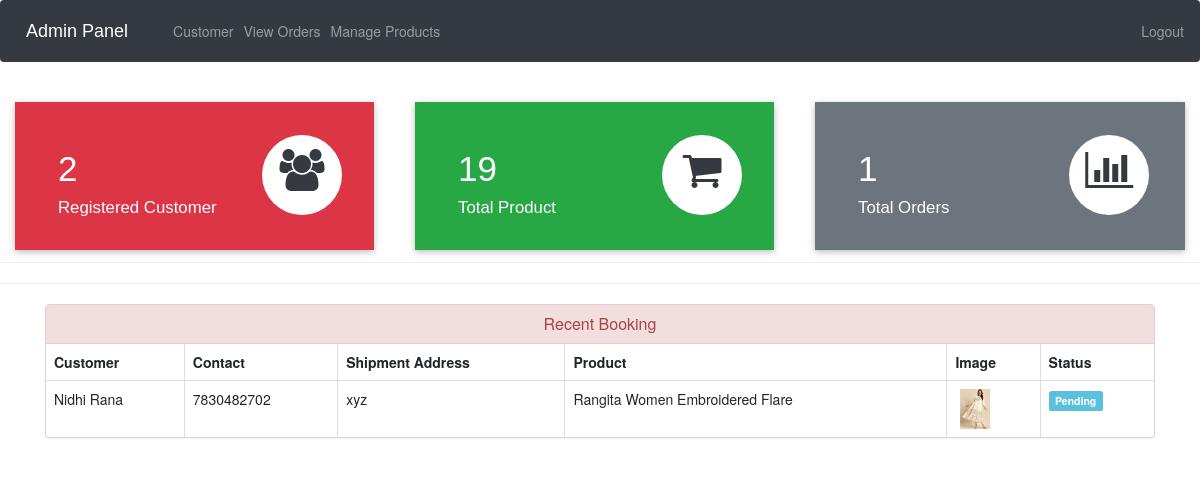
Page /admin-dashboard (signed in) on the committed database.
### ecom/models.py (models this page shows, shortened)
class Customer(models.Model):
    user=models.OneToOneField(User,on_delete=models.CASCADE)
    profile_pic= models.ImageField(upload_to='profile_pic/CustomerProfilePic/',null=True,blank=True)
    address = models.CharField(max_length=40)
    mobile = models.CharField(max_length=20,null=False)
    @property
    def get_name(self):
        return self.user.first_name+" "+self.user.last_name

class Orders(models.Model):
    STATUS =(
        ('Pending','Pending'),
        ('Order Confirmed','Order Confirmed'),
        ('Out for Delivery','Out for Delivery'),
        ('Delivered','Delivered'),
    )
    customer=models.ForeignKey('Customer', on_delete=models.CASCADE,null=True)
    product=models.ForeignKey('Product',on_delete=models.CASCADE,null=True)
    email = models.CharField(max_length=50,null=True)
    address = models.CharField(max_length=500,null=True)
    mobile = models.CharField(max_length=20,null=True)
    order_date= models.DateField(auto_now_add=True,null=True)
    status=models.CharField(max_length=50,null=True,choices=STATUS)

class Product(models.Model):
    name=models.CharField(max_length=40)
    product_image= models.ImageField(upload_to='product_image/',null=True,blank=True)
    price = models.PositiveIntegerField()
    description=models.CharField(max_length=40)

### ecom/views.py (the view)
# urls.py: path('admin-dashboard', views.admin_dashboard_view,name='admin-dashboard'),
@login_required(login_url='adminlogin')
def admin_dashboard_view(request):
    customercount=models.Customer.objects.all().count()
    productcount=models.Product.objects.all().count()
    ordercount=models.Orders.objects.all().count()
    orders=models.Orders.objects.all()
    ordered_products=[]
    ordered_bys=[]
    for order in orders:
        ordered_product=models.Product.objects.all().filter(id=order.product.id)
        ordered_by=models.Customer.objects.all().filter(id = order.customer.id)
        ordered_products.append(ordered_product)
        ordered_bys.append(ordered_by)
    mydict={
    'customercount':customercount,
    'productcount':productcount,
    'ordercount':ordercount,
    'data':zip(ordered_products,ordered_bys,orders),
    }
    return render(request,'ecom/admin_dashboard.html',context=mydict)

### templates/ecom/admin_dashboard.html
{% extends 'ecom/admin_base.html' %}
{% load static %}
{% block content %}
<br>
{%include 'ecom/admin_dashboard_cards.html'%}
<br><br><br><br><br>
<hr><hr>
<div class="container" >
    <div class="panel panel-danger" >
      <div class="panel-heading" style="text-align:center;">
        <h6 class="panel-title">Recent Booking</h6>
      </div>
      <table class="table table-hover table-bordered" id="dev-table">
        <thead>
          <tr>
            <th>Customer</th>
            <th>Contact</th>
            <th>Shipment Address</th>
            <th>Product</th>
            <th>Image</th>
            <th>Status</th>
          </tr>
        </thead>
        {% for product,customer,order in data %}
        <tr>
          {% for c in customer %}
          <td> {{c.get_name}}</td>
          <td>{{c.mobile}}</td>
          <td>{{order.address}}</td>
          {% endfor %}
          {% for p in product %}
          <td> {{p.name}}</td>
          <td> <img src="{% static p.product_image.url %}" alt="Profile Pic" height="40px" width="40px" /></td>
          {% if order.status == 'Pending'%}
          <td> <span class="label label-info">{{order.status}}</span></td>
          {% elif order.status == 'Delivered' %}
          <td> <span class="label label-success">{{order.status}}</span></td>
          {% elif order.status == 'Out for Delivery' %}
          <td> <span class="label label-warning">{{order.status}}</span></td>
          {%else%}
            <td> <span class="label label-primary">{{order.status}}</span></td>
          {%endif%}
          {% endfor %}
        </tr>
        {% endfor %}
      </table>
  </div>
</div>
{% endblock content %}

### rows in the picture
Orders: address "xyz", status "Pending"
Customer: get_name "Nidhi Rana", mobile "7830482702"
Product: name "Rangita Women Embroidered Flare", product_image (picture)

### other values in the picture
{{ customercount }} "2"
{{ productcount }} "19"
{{ ordercount }} "1"
